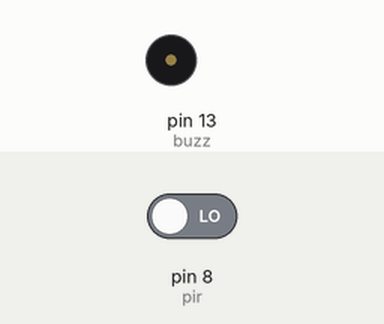
This sketch was run on a simulated Arduino Uno, built with avr-gcc and run on an emulated ATmega328P. On the bench: buzzer (waves = sounding). The test bench sets the inputs (shaded band); at power-on: pin 8 (pir) LOW.

Above: at 1.2 s.
1.3 s: pin 8 (pir) driven HIGH
At 2.2 s:
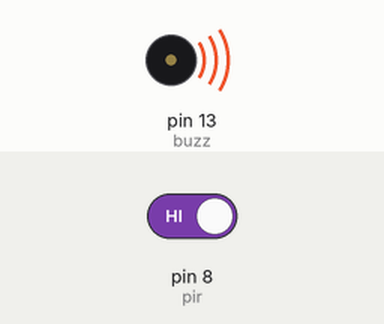
2.8 s: pin 8 (pir) driven LOW
At 3.3 s:
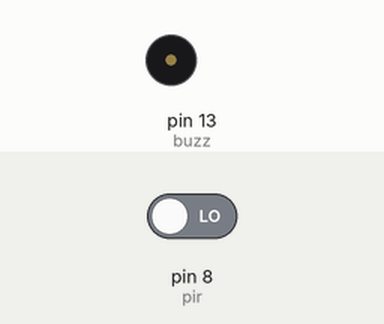
Timing chart, 0 to 5.8 s (numbered marks = the images above; inputs shaded):
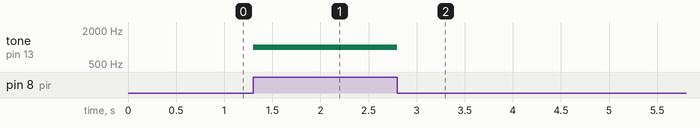

The sketch:

tesPirBuzzer.ino
```cpp
int buzz = 13;
int pir = 8;
int val ;

void setup() {
  pinMode (buzz, OUTPUT);
  pinMode (pir, INPUT);

  // put your setup code here, to run once:

}

void loop() {
  val = digitalRead(pir);
  if (val == 1) {
    digitalWrite(buzz, 1);
    tone(buzz, 1000);
  }
  else {
    digitalWrite(buzz, 0);
    noTone(buzz);
  }
  // put your main code here, to run repeatedly:

}
```

Measured:
- after the input at 1.3 s, tone on pin 13 (buzz): silent → 1000 Hz at once
- after the input at 2.8 s, tone on pin 13 (buzz): 1000 Hz → silent at once
